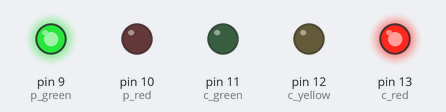
Simulated run of this sketch. Board: Arduino Uno, built with avr-gcc and run on an emulated ATmega328P. Parts: output pins drawn as LEDs (lit = HIGH).

Above: at 1.0 s.
At 3.5 s:
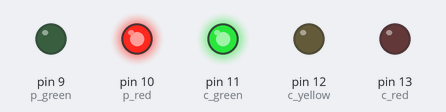
At 5.5 s:
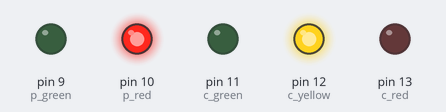
Timing chart, 0 to 7.8 s (numbered marks = the images above):
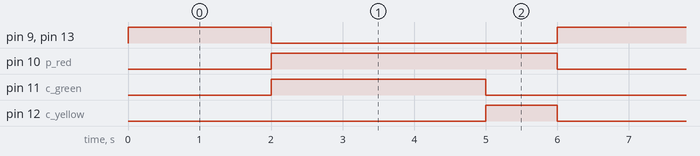

Measured:
- by itself, pin 9 (p_green), pin 13 (c_red): alternates HIGH for 2.0 s and LOW for 4.0 s
- by itself, pin 10 (p_red): alternates HIGH for 4.0 s and LOW for 2.0 s
- by itself, pin 11 (c_green): alternates HIGH for 3.0 s and LOW for 3.0 s
- by itself, pin 12 (c_yellow): alternates HIGH for 1.0 s and LOW for 5.0 s

The sketch:

Traffic_Sign.ino
```cpp
int c_red=13;
int c_yellow=12;
int c_green=11;

int p_red=10;
int p_green=9;

void setup(){
  pinMode(c_red, OUTPUT);
  pinMode(c_yellow, OUTPUT);
  pinMode(c_green, OUTPUT);
  pinMode(p_red, OUTPUT);
  pinMode(p_green, OUTPUT);
}

void loop(){
  digitalWrite(c_red, HIGH);
  digitalWrite(c_yellow, LOW);
  digitalWrite(c_green, LOW);
  digitalWrite(p_red, LOW);
  digitalWrite(p_green, HIGH);
  delay(2000);

  digitalWrite(c_red, LOW);
  digitalWrite(c_yellow, LOW);
  digitalWrite(c_green, HIGH);
  digitalWrite(p_red, HIGH);
  digitalWrite(p_green, LOW);
  delay(3000);

  digitalWrite(c_red, LOW);
  digitalWrite(c_yellow, HIGH);
  digitalWrite(c_green, LOW);
  digitalWrite(p_red, HIGH);
  digitalWrite(p_green, LOW);
  delay(1000);
}
```
